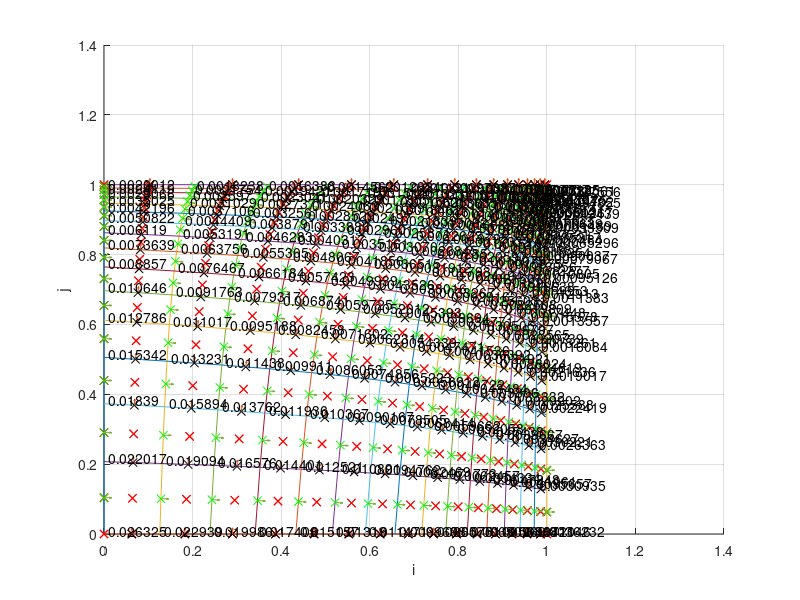
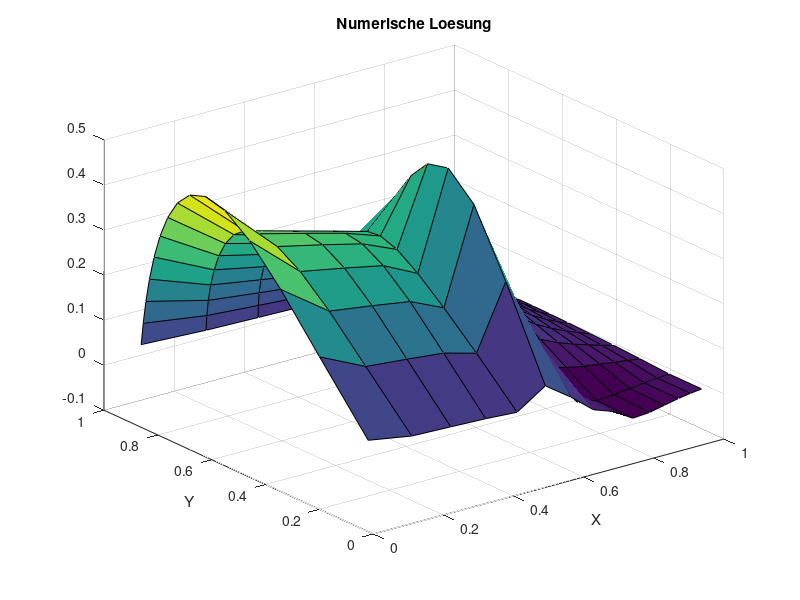

These figures' MATLAB source, in order:
clc
clear all
close all
SOL=@(x,y) sin(pi*x)*sin(pi*y);
MSOL=@(x,y) -2*pi^2*sin(pi*x)*sin(pi*y) + pi*cos(pi*x)*sin(pi*y) + pi*sin(pi*x)*cos(pi*y);

%SOL=@(x,y) sin(pi*x)*sin(pi*y);
%MSOL=@(x,y) -2*pi^2*sin(pi*x)*sin(pi*y);
DIF=1.0;
XMIN=0.0;
XMAX=1.0;
YMIN=0.0;
YMAX=1.0;
ALPHAX1=0.9;
ALPHAX2=0.8;
ALPHAY1=0.8;
ALPHAY2=0.9;
N=15; % KV's in einer Koordinatenrichtung, macht N^2 KV gesamt
NN=N*N;

% Randwerte
X = zeros(N+1);
for I=1:N+1
  X1 = XMIN + (ALPHAX1^(I-1)-1)/(ALPHAX1^N-1)*(XMAX-XMIN);
  X2 = XMIN + (ALPHAX2^(I-1)-1)/(ALPHAX2^N-1)*(XMAX-XMIN);
  X(I,:) = linspace(X1, X2, N+1);
end
% Interpolation


Y = zeros(N+1);
for I=1:N+1
  Y1 = YMIN + (ALPHAY1^(I-1)-1)/(ALPHAY1^N-1)*(YMAX-YMIN);
  Y2 = YMIN + (ALPHAY2^(I-1)-1)/(ALPHAY2^N-1)*(YMAX-YMIN);
  Y(:,I) = linspace(Y1,Y2,N+1);
end

% plot mesh
figure(1);
hold on;
grid on;
xlabel('i');
ylabel('j');
for I=1:N+1
  plot(X(I,:), Y(I,:));
  plot(X(:,I), Y(:,I));
end

% cell middle points
XM=zeros(N);
for I=1:N
  for J=1:N
    XM(I,J) = (X(I,J)+X(I+1,J)+X(I,J+1)+X(I+1,J+1))/4;
  end
end
YM=zeros(N);
for I=1:N
  for J=1:N
    YM(I,J) = (Y(I,J)+Y(I+1,J)+Y(I,J+1)+Y(I+1,J+1))/4;
  end
end

%for I=1:N
  %plot(XM(I,:), YM(I,:),'rx');
  %plot(XM(:,I), YM(:,I),'rx');
%end

XMR=zeros(N+2);
XMR(2:N+1,2:N+1) = XM;
XMR(1,:) = XMIN*ones(1,N+2);
XMR(N+2,:) = XMAX*ones(1,N+2);
for I=1:N
    XMR(I+1,1) = (X(I,1)+X(I+1,1))/2;
end
for I=1:N
    XMR(I+1,N+2) = (X(I,N+1)+X(I+1,N+1))/2;
end

YMR=zeros(N+2);
YMR(2:N+1,2:N+1) = YM;
YMR(:,1) = YMIN*ones(N+2,1);
YMR(:,N+2) = YMAX*ones(N+2,1);
for J=1:N
    YMR(1,J+1) = (Y(1,J)+Y(1,J+1))/2;
end
for J=1:N
    YMR(N+2,J+1) = (Y(N+1,J)+Y(N+1,J+1))/2;
end

for I=1:N+2
  plot(XMR(I,:), YMR(I,:),'rx');
  plot(XMR(:,I), YMR(:,I),'rx');
end

% metrics
MXXIH =zeros(N+1,N);
MXETAH=zeros(N+1,N);
MYXIH =zeros(N+1,N);
MYETAH=zeros(N+1,N);

MXXIV =zeros(N,N+1);
MXETAV=zeros(N,N+1);
MYXIV =zeros(N,N+1);
MYETAV=zeros(N,N+1);

for I=1:N+1
  for J=1:N
    X1=XMR(I,J+1);
    X2=XMR(I+1,J+1);
    Y1=YMR(I,J+1);
    Y2=YMR(I+1,J+1);

    XN=X(I,J+1);
    YN=Y(I,J+1);
    XS=X(I,J);
    YS=Y(I,J);

    NORM=sqrt((X2-X1)^2 + (Y2-Y1)^2);
    MXXIH(I,J)=(X2-X1)/NORM;
    MYXIH(I,J)=(Y2-Y1)/NORM;

    DS=sqrt((XN-XS)^2+(YN-YS)^2);
    MXETAH(I,J)=(XS-XS)/DS;
    MYETAH(I,J)=(YN-YS)/DS;
  end
end
for I=1:N
  for J=1:N+1
    X1=XMR(I+1,J);
    X2=XMR(I+1,J+1);
    Y1=YMR(I+1,J);
    Y2=YMR(I+1,J+1);

    XE=X(I+1,J);
    YE=Y(I+1,J);
    XW=X(I,J);
    YW=Y(I,J);

    NORM=sqrt((X2-X1)^2 + (Y2-Y1)^2);
    MXETAV(I,J)=(X2-X1)/NORM;
    MYETAV(I,J)=(Y2-Y1)/NORM;

    DS=sqrt((XE-XW)^2+(YE-YW)^2);
    MXXIV(I,J)=(XE-XW)/DS;
    MYXIV(I,J)=(YE-YW)/DS;
  end
end

% cell face centers
% north-south sides
XCV=zeros(N,N+1);
YCV=zeros(N,N+1);
YCV(:,N+1)=Y(1:N,N+1);
for I=1:N
  for J=1:N+1
    XCV(I,J) = (X(I,J)+X(I+1,J))/2;
    YCV(I,J) = (Y(I,J)+Y(I+1,J))/2;
  end
end
for I=1:N+1
  plot(XCV(:,I), YCV(:,I),'kx');
end

% east-west sides
XCH=zeros(N+1,N);
XCH(N+1,:)=X(N+1,1:N);
YCH=zeros(N+1,N);
for I=1:N+1
  for J=1:N
    XCH(I,J) = (X(I,J)+X(I,J+1))/2;
    YCH(I,J) = (Y(I,J)+Y(I,J+1))/2;
  end
end
for I=1:N+1
  plot(XCH(I,:), YCH(I,:),'gx');
end

%% normal vectors
DXH = zeros(N+1,N);
DYH = zeros(N+1, N);
LENGTHH = zeros(N+1, N);
NVHX = zeros(N+1,N);
NVHY = zeros(N+1,N);
for I=1:N+1
  for J=1:N
    DX = X(I,J+1)-X(I,J);
    DY = Y(I,J+1)-Y(I,J);

    NORM = sqrt(DX^2 + DY^2);
    NVHX(I,J) = DY/NORM;
    NVHY(I,J) = -DX/NORM;

    DXH(I,J)=DX;
    DYH(I,J)=DY;
    LENGTHH(I,J)=NORM;
  end
end
quiver(XCH, YCH, NVHX, NVHY, 0.2);

DXV = zeros(N,N+1);
DYV = zeros(N,N+1);
LENGTHV = zeros(N,N+1);
NVVX = zeros(N,N+1);
NVVY = zeros(N,N+1);
for I=1:N
  for J=1:N+1
    DX = X(I+1,J)-X(I,J);
    DY = Y(I+1,J)-Y(I,J);

    NORM = sqrt(DX^2 + DY^2);
    NVVX(I,J) = -DY/NORM;
    NVVY(I,J) = DX/NORM;

    DXV(I,J)=DX;
    DYV(I,J)=DY;
    LENGTHV(I,J)=NORM;
  end
end
quiver(XCV, YCV, NVVX, NVVY, 0.2);

DMH=zeros(N+1,J);
MJH=zeros(N+1,N);
for I=1:N+1
  for J=1:N
    X1=XMR(I,J+1);
    X2=XMR(I+1,J+1);
    Y1=YMR(I,J+1);
    Y2=YMR(I+1,J+1);

    NORM=sqrt((X2-X1)^2 + (Y2-Y1)^2);
    DMH(I,J)=NORM;

    XN=X(I,J+1);
    YN=Y(I,J+1);
    XS=X(I,J);
    YS=Y(I,J);

    TOP = (X2-X1)*(YN-YS) - (Y2-Y1)*(XN-XS);

    MJH(I,J) = TOP / (NORM * LENGTHH(I,J));
  end
end
DMV=zeros(N,N+1);
MJV=zeros(N,N+1);
for I=1:N
  for J=1:N+1
    X1=XMR(I+1,J);
    X2=XMR(I+1,J+1);
    Y1=YMR(I+1,J);
    Y2=YMR(I+1,J+1);

    NORM=sqrt((X2-X1)^2 + (Y2-Y1)^2);
    DMV(I,J)=NORM;

    XE=X(I+1,J);
    YE=Y(I+1,J);
    XW=X(I,J);
    YW=Y(I,J);

    TOP=(XE-XW)*(Y2-Y1) - (YE-YW)*(X2-X1);

    MJV(I,J) = TOP / (NORM * LENGTHV(I,J));
  end
end

% cell volume
V=zeros(N);
for I=1:N
  for J=1:N
    Xne = X(I+1,J+1);
    Xnw = X(I,J+1);
    Xsw = X(I,J);
    Xse = X(I+1,J);

    Yne = Y(I+1,J+1);
    Ynw = Y(I,J+1);
    Ysw = Y(I,J);
    Yse = Y(I+1,J);

    V(I,J) = 0.5*abs((Xse-Xnw)*(Yne-Ysw) - (Xne-Xsw)*(Yse-Ynw));
    text(X(I,J)+0.01,Ysw+0.01,num2str(V(I,J)));
  end
end
%NDIVS = 3;
%% N halbieren
%for j=1:NDIVS
%idx =1;
%X2=0;
%for i=1:length(X)+1
  %if mod(i, 2)==1
    %X2(idx)=X(i);
    %idx=idx+1;
  %end
%end
%X=X2;
%N=length(X)-1;
%end

%for j=1:NDIVS
%idx =1;
%Y2=0;
%for i=1:length(Y)+1
  %if mod(i, 2)==1
    %Y2(idx)=Y(i);
    %idx=idx+1;
  %end
%end
%Y=Y2;
%N=length(Y)-1;
%end
%NN=N*N;

%XC = (X(1:N)+X(2:N+1))/2;
%YC = (Y(1:N)+Y(2:N+1))/2;
%XCR = [XMIN, XC, XMAX];
%YCR = [YMIN, YC, YMAX];

%%%% ANALYTISCHE LÖSUNG
%TA = zeros(N, N);
%for I=1:N
  %for J=1:N
    %TA(I, J)=SOL(XM(I,J), YM(I,J));
  %end
%end

%hold off;
%figure(2)
%surf(XM, YM, TA');
%title('Analytische Loesung')
%xlabel('X')
%ylabel('Y')

%%%% FVM Lösung

%% Randbedingungen
RB=zeros(N+2);
for I=1:N+2
  for J=1:N+2
    RB(I,J) = SOL(XMR(I,J),YMR(I,J));
  end
end
RB(2:N+1,2:N+1) = zeros(N);

%%% Koeffizienten speichern
AP = zeros(N);
AE = zeros(N);
AN = zeros(N);
AW = zeros(N);
AS = zeros(N);

for I=1:N
  for J=1:N
    % east
    PDE = MYETAH(I+1,J)*NVHX(I+1,J) - MXETAH(I+1,J)*NVHY(I+1,J);
    PDW = MYETAH(I,J)*NVHX(I,J) - MXETAH(I,J)*NVHY(I,J);

    PDN = MYETAV(I,J+1)*NVVX(I,J+1) - MXETAV(I,J+1)*NVVY(I,J+1);
    PDS = MYETAV(I,J)*NVVX(I,J) - MXETAV(I,J)*NVVY(I,J);

    AE(I,J) = DIF*LENGTHH(I+1,J) * PDE/MJH(I+1,J)/DMH(I+1,J);
    AW(I,J) = DIF*LENGTHH(I,J) * PDW/MJH(I,J)/DMH(I,J);
    AN(I,J) = DIF*LENGTHV(I,J+1) * PDN/MJV(I,J+1)/DMV(I,J+1);
    AS(I,J) = DIF*LENGTHV(I,J) * PDS/MJV(I,J)/DMV(I,J+1);

    AP(I,J) = -AE(I,J)-AN(I,J)-AW(I,J)-AS(I,J);
  end
end

%% Gesamtgleichungssystem aufstellen
A = zeros(NN);
b = zeros(NN, 1);

for J=1:N
  for I=1:N
    IDX = (J-1)*N + I;

    b(IDX) = MSOL(XM(I),YM(J))*V(I,J);

    % Hauptdiagonale
    A(IDX, IDX) = AP(I,J);

    % Westliche Nebendiagonale
    if mod(IDX,N)==1
      b(IDX) = b(IDX)-AW(I,J)*RB(1,J+1);
    else
      A(IDX, IDX-1) = AW(I,J);
    end

    % Östliche Nebendiagonale
    if mod(IDX,N)==0
      b(IDX) = b(IDX)-AE(I,J)*RB(N+2,J+1);
    else
      A(IDX, IDX+1) = AE(I,J);
    end

    % Nördliche Nebendiagonale
    if IDX > NN-N
      b(IDX) = b(IDX)-AN(I,J)*RB(I+1,N+2);
    else
      A(IDX, IDX+N) = AN(I,J);
    end

    % Südliche Nebendiagonale
    if IDX <= N
      b(IDX) = b(IDX)-AS(I,J)*RB(I+1,1);
    else
      A(IDX, IDX-N) = AS(I,J);
    end
  end
end

t=A\b;
T=reshape(t,N,N);

% mit Randwerten
T2 = zeros(N+2);
T2(2:N+1,2:N+1) = T;

figure(2)
surf(XM, YM, T');
title('Numerische Loesung')
xlabel('X')
ylabel('Y')


%%%% Lösungsfehler berechnen
%SERR=0.0;
%ERR=zeros(N);
%for I=1:N
  %for J=1:N
    %ERR(I,J)=T(I, J)-TA(I, J);
    %SERR=SERR+ERR(I,J)^2;
  %end
%end
%SERR=sqrt(SERR/NN);

%figure(3)
%surf(XC, YC, ERR');
%title('Loesungsfehler')

%fprintf('Summierter Fehler %16.10e NN=%g\n', SERR, NN);

%%%% ORDNUNG  BESTIMMEN
%ERR5=6.5277704659e-02;
%ERR10=1.0773515741e-02;
%ERR20=2.2555829695e-03;
%ERR40=5.4229194964e-04;
%op=log((ERR5)/(ERR10))/log(2);
%fprintf('Ordnung des Verfahrens %16.10e \n',op  );
%op=log((ERR10)/(ERR20))/log(2);
%fprintf('Ordnung des Verfahrens %16.10e \n',op  );
%op=log((ERR20)/(ERR40))/log(2);
%fprintf('Ordnung des Verfahrens %16.10e \n',op  );



%%%% RESIDUUM BERECHNEN
%s=zeros(N);
%for I=1:N
  %for J=1:N
    %s(I, J)=SOL(XC(I), YC(J));
  %end
%end

%s=reshape(s, NN, 1);

%RES=A*s-b;

%RES2 = reshape(RES, N, N);

%figure(4)
%surf(XC, YC, RES2');

%xlabel('XC')
%ylabel('YC')
%zlabel('RES')
%title('Residuum')

%%%% Truncation Error berechnen

%% b ohne Randwerte
%TERR=zeros(N);
%b=zeros(N);
%for I=1:N
  %for J=1:N
    %DX = X(I+1)-X(I);
    %DY = Y(J+1)-Y(J);
    %b(I,J) = MSOL(XC(I),YC(J))*DX*DY;
  %end
%end

%for I=3:N-2
  %for J=3:N-2
    %% benötigte Werte zwischenspeichern
    %XEE=XCR(I+3);
    %XE=XCR(I+2);
    %XP=XCR(I+1);
    %XW=XCR(I);
    %XWW=XCR(I-1);
    %Xe=X(I+1);
    %Xee=X(I+2);
    %Xw=X(I);
    %Xww=X(I-1);

    %DX = Xe-Xw;

    %YNN=YCR(J+3);
    %YN=YCR(J+2);
    %YP=YCR(J+1);
    %YS=YCR(J);
    %YSS=YCR(J-1);
    %Yn=Y(J+1);
    %Ynn=Y(J+2);
    %Ys=Y(J);
    %Yss=Y(J-1);

    %DY = Yn-Ys;

    %fE=b(I+1,J);
    %fP=b(I,J);
    %fW=b(I-1,J);
    %fN=b(I,J+1);
    %fS=b(I,J-1);

    %TEE=T(I+2,J);
    %TE=T(I+1,J);
    %TP=T(I,J);
    %TW=T(I-1,J);
    %TWW=T(I-2,J);
    %TN=T(I,J+1);
    %TNN=T(I,J+2);
    %TS=T(I,J-1);
    %TSS=T(I,J-2);


    %DX = X(I+1)-X(I);
    %DY = Y(J+1)-Y(J);

    %% Source Term
    %TERRSO = 1/2*((fE-fP)/((XE-XP)*DX) - (fP-fW)/((XP-XW)*DX))...
           %* ((Xe-XP)^3 - (Xw-XP)^3)/3*DY...
          %+ 1/2*((fN-fP)/((YN-YP)*DY) - (fP-fS)/((YP-YS)*DY))...
           %* ((Yn-YP)^3 - (Ys-YP)^3)/3*DX;

    %TERRE = 1/(2*(XE-XP))*((TEE-TP)/(XEE-XP)-(TE-TW)/(XE-XW))...
      %* (((XP-Xe)^2-(XE-Xe)^2)/(XE-XP))...
      %+ (1/(Xee-Xe)*((TEE-TE)/(XEE-XE)-(TE-TP)/(XE-XP)) - 1/(Xe-Xw)*((TE-TP)/(XE-XP)-(TP-TW)/(XP-XW)))...
      %* 1/(6*(XE-XP))*(((XP-Xe)^3-(XE-Xe)^3)/(XE-XP));

    %TERRW = 1/(2*(XP-XW))*((TE-TW)/(XE-XW)-(TP-TWW)/(XP-XWW))...
      %* (((XW-Xw)^2-(XP-Xw)^2)/(XP-XW))...
      %+ (1/(Xe-Xw)*((TE-TP)/(XE-XP)-(TP-TW)/(XP-XW)) - 1/(Xw-Xww)*((TP-TW)/(XP-XW)-(TW-TWW)/(XW-XWW)))...
      %* 1/(6*(XP-XW))*(((XW-Xw)^3-(XP-Xw)^3)/(XP-XW));

    %TERRN = 1/(2*(YN-YP))*((TNN-TP)/(YNN-YP)-(TN-TS)/(YN-YS))...
      %* (((YP-Yn)^2-(YN-Yn)^2)/(YN-YP))...
      %+ (1/(Ynn-Yn)*((TNN-TN)/(YNN-YN)-(TN-TP)/(YN-YP)) - 1/(Yn-Ys)*((TN-TP)/(YN-YP)-(TP-TS)/(YP-YS)))...
      %* 1/(6*(YN-YP))*(((YP-Yn)^3-(YN-Yn)^3)/(YN-YP));

    %TERRS = 1/(2*(YP-YS))*((TN-TS)/(YN-YS)-(TP-TSS)/(YP-YSS))...
      %* (((YS-Ys)^2-(YP-Ys)^2)/(YP-YS))...
      %+ (1/(Yn-Ys)*((TN-TP)/(YN-YP)-(TP-TS)/(YP-YS)) - 1/(Ys-Yss)*((TP-TS)/(YP-YS)-(TS-TSS)/(YS-YSS)))...
      %* 1/(6*(YP-YS))*(((YS-Ys)^3-(YP-Ys)^3)/(YP-YS));

    %TERR(I,J) = TERRSO - TERRE + TERRW - TERRN + TERRS;
  %end
%end

%figure(5)

%surf(XC, YC, TERR');
%title('TE');


%RESTE = RES2-TERR;
%figure(6)
%surf(XC(3:N-2), YC(3:N-2), RESTE(3:N-2, 3:N-2)');
%title('RES-TE');
